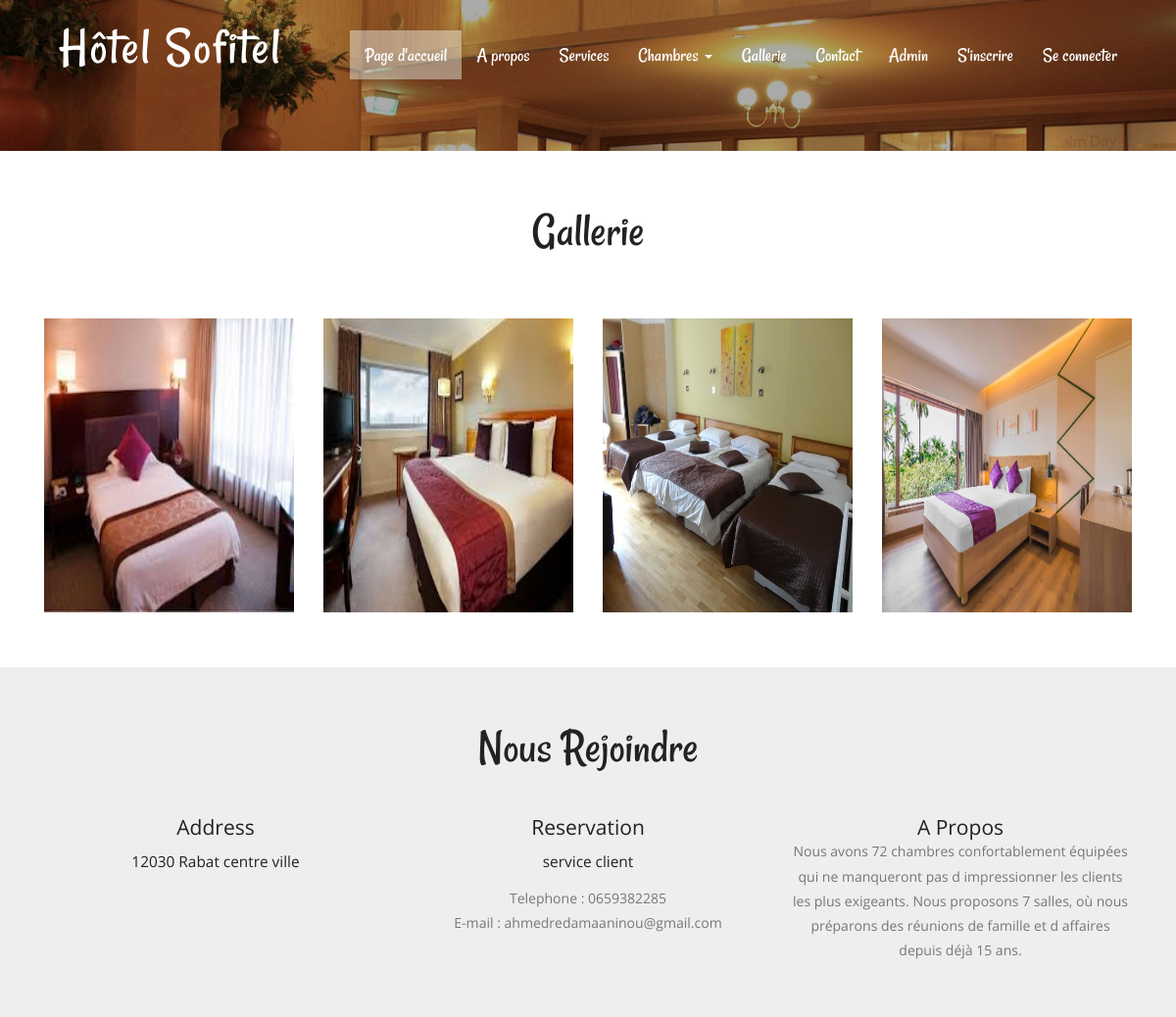
The page /supmti/gallery.php on the database its author committed.
### tables this page shows
CREATE TABLE `tblroom` (
  `ID` int(10) NOT NULL,
  `RoomType` int(10) DEFAULT NULL,
  `RoomName` varchar(200) DEFAULT NULL,
  `MaxAdult` int(5) DEFAULT NULL,
  `MaxChild` int(5) DEFAULT NULL,
  `RoomDesc` mediumtext DEFAULT NULL,
  `NoofBed` int(5) DEFAULT NULL,
  `Image` varchar(200) DEFAULT NULL,
  `RoomFacility` varchar(200) DEFAULT NULL,
  `CreationDate` timestamp NULL DEFAULT current_timestamp()
);

CREATE TABLE `tblpage` (
  `ID` int(10) NOT NULL,
  `PageType` varchar(120) DEFAULT NULL,
  `PageTitle` varchar(200) DEFAULT NULL,
  `PageDescription` mediumtext DEFAULT NULL,
  `Email` varchar(120) DEFAULT NULL,
  `MobileNumber` bigint(10) DEFAULT NULL,
  `UpdationDate` timestamp NULL DEFAULT NULL ON UPDATE current_timestamp()
);

### supmti/gallery.php (the view, shortened to what this page needs)
<?php
include('includes/dbconnection.php');
?>
<!DOCTYPE HTML>
<html>
<head>
<link href="css/bootstrap.css" rel="stylesheet" type="text/css" media="all">
<link href="css/style.css" rel="stylesheet" type="text/css" media="all" />
<link rel="stylesheet" href="css/lightbox.css">
</head>
<body>
			<div class="header head-top">
				<div class="container">
			<?php include_once('includes/header.php');?>
		</div>
</div>
		<div class="content">
	<div class="gallery-top">
			<div class="container">
				<div class="gallery-info">
					<h2>gallerie</h2>
				</div>
				<div class="gallery-grids-top">
					<div class="gallery-grids">
						<?php
$sql="SELECT * from tblroom";
$query = $dbh -> prepare($sql);
$query->execute();
$results=$query->fetchAll(PDO::FETCH_OBJ);
$cnt=1;
if($query->rowCount() > 0)
{
foreach($results as $row)
{               ?>
						<div class="col-md-3 gallery-grid">
							<br />
							<a class="example-image-link" href="admin/images/<?php echo $row->Image;?>" data-lightbox="example-set" data-title=""><img class="example-image" src="admin/images/<?php echo $row->Image;?>" height="300" width="300" alt=""/></a>
						</div><?php $cnt=$cnt+1;}} ?>
						<div class="clearfix"> </div>
					</div>
				</div>
			</div>
	</div>
				<?php include_once('includes/getintouch.php');?>
			</div>
</body>
</html>

### supmti/includes/getintouch.php
<div class="touch-section">
					<div class="container">
						<h3>Nous rejoindre</h3>
						<div class="touch-grids">
							<?php
$sql="SELECT * from tblpage where PageType='contactus'";
$query = $dbh -> prepare($sql);
$query->execute();
$results=$query->fetchAll(PDO::FETCH_OBJ);
$cnt=1;
if($query->rowCount() > 0)
{
foreach($results as $row)
{               ?>
							<div class="col-md-4 touch-grid">
								<h4>address</h4>
								<h5><?php  echo htmlentities($row->PageDescription);?></h5>
							</div>
							<div class="col-md-4 touch-grid">
								<h4>Reservation</h4>
								<h5>service client</h5>
								<p>Telephone : 0<?php  echo htmlentities($row->MobileNumber);?></p>
							<p>E-mail : <?php  echo htmlentities($row->Email);?></p>
							</div><?php $cnt=$cnt+1;}} ?>
							<div class="col-md-4 touch-grid">
								<?php
$sql="SELECT * from tblpage where PageType='aboutus'";
$query = $dbh -> prepare($sql);
$query->execute();
$results=$query->fetchAll(PDO::FETCH_OBJ);
$cnt=1;
if($query->rowCount() > 0)
{
foreach($results as $row)
{               ?>
							<h4><?php  echo htmlentities($row->PageTitle);?></h4>
								<p><?php  echo htmlentities($row->PageDescription);?></p>
							</div><?php $cnt=$cnt+1;}} ?>
							<div class="clearfix"></div>
						</div>
					</div>
					</div>

### supmti/css/style.css (style rules this page uses)
body a { transition:0.5s all; -webkit-transition:0.5s all; -moz-transition:0.5s all; -o-transition:0.5s all; -ms-transition:0.5s all; }
h1,h2,h3,h4,h5,h6 { padding:0 0; margin:0 0; }
p { padding:0 0; margin:0 0; }
body { padding:0 0; margin:0 0; font-family: 'OpenSans-Regular' }
.header { background:url(../images/banner1.jpg) no-repeat 0px 0px; background-size:cover; -webkit-background-size: cover; -moz-background-size: cover; -o-background-size: cover; -ms-background-size: cover; min-height:764px; padding-bottom: 4em; }
.touch-section { padding: 4em 0; text-align: center; background-color: #eee; }
.touch-grids { margin-top: 3em; }
.touch-grid h4 { font-size: 1.5em; color: #222; text-transform: capitalize; }
.touch-section h3 { font-size: 3.5em; text-transform: capitalize; font-family: 'Rancho-Regular'; color: #222; }
.touch-grid h5 { font-size: 1.1em; padding: 1em 0; color: #222; }
.touch-grid p { font-size: 1em; line-height: 1.8em; color: #777; }
.head-top { min-height: 115px !important; }
.gallery-top { padding: 4em 0; text-align:center; }
.gallery-grids-top { margin-top: 3em ; }
.gallery-info h2 { font-size: 3.5em; text-transform: capitalize; font-family: 'Rancho-Regular'; color: #222; }
.gallery-grid a { display: block; }
.gallery-grid img { width: 100%; }
@media (max-width:1440px) { .header { min-height: 679px; } }
@media (max-width:1366px) { .header { min-height: 652px; } }
@media (max-width:1280px) { .header { min-height: 602px; } }

### supmti/css/lightbox.css (style rules this page uses)
body:after { display: none; }

### rows shown on the page
tblroom: Image (picture)
tblroom: Image (picture)
tblroom: Image (picture)
tblroom: Image (picture)
tblpage: PageDescription "12030 Rabat centre ville", MobileNumber "659382285", Email "ahmedredamaaninou@gmail.com"
tblpage: PageTitle "A Propos", PageDescription "Nous avons 72 chambres confortablement équipées qui ne manqueront pas d impressionner les clients les plus exigeants. Nous proposons 7 salles, où nous préparons des réunions de famille et d affaires depuis déjà 15 ans."
